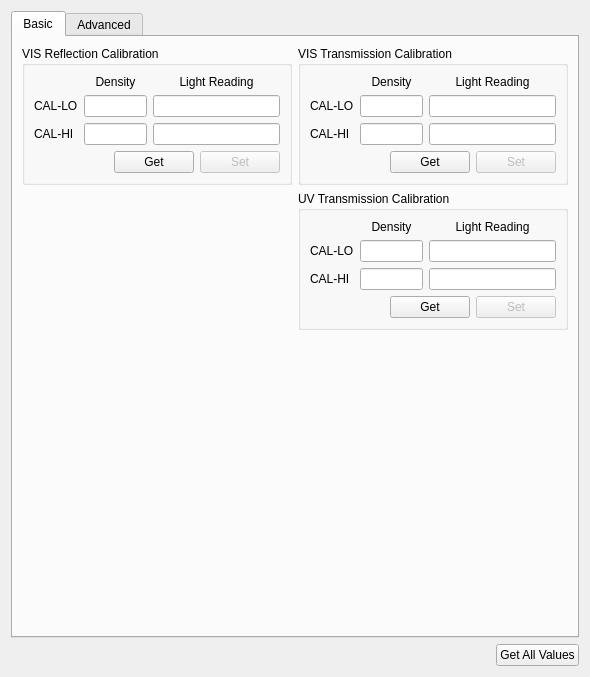
<?xml version="1.0" encoding="UTF-8"?>
<ui version="4.0">
 <class>CalibrationUvVisTab</class>
 <widget class="QWidget" name="CalibrationUvVisTab">
  <property name="geometry">
   <rect>
    <x>0</x>
    <y>0</y>
    <width>590</width>
    <height>677</height>
   </rect>
  </property>
  <property name="sizePolicy">
   <sizepolicy hsizetype="Preferred" vsizetype="Preferred">
    <horstretch>0</horstretch>
    <verstretch>0</verstretch>
   </sizepolicy>
  </property>
  <property name="minimumSize">
   <size>
    <width>0</width>
    <height>0</height>
   </size>
  </property>
  <property name="windowTitle">
   <string>Form</string>
  </property>
  <layout class="QVBoxLayout" name="verticalLayout_3">
   <item>
    <widget class="QTabWidget" name="tabWidget">
     <property name="currentIndex">
      <number>0</number>
     </property>
     <widget class="QWidget" name="basicTab">
      <attribute name="title">
       <string>Basic</string>
      </attribute>
      <layout class="QGridLayout" name="gridLayout_2" columnstretch="1,1">
       <item row="1" column="1">
        <widget class="QGroupBox" name="tranUvGroupBox">
         <property name="title">
          <string>UV Transmission Calibration</string>
         </property>
         <layout class="QVBoxLayout" name="verticalLayout_13">
          <item>
           <layout class="QGridLayout" name="gridLayout_9" columnstretch="0,1,2">
            <item row="1" column="2">
             <widget class="QLineEdit" name="tranUvLoReadingLineEdit"/>
            </item>
            <item row="2" column="2">
             <widget class="QLineEdit" name="tranUvHiReadingLineEdit"/>
            </item>
            <item row="1" column="0">
             <widget class="QLabel" name="tranUvLoLabel">
              <property name="text">
               <string>CAL-LO</string>
              </property>
             </widget>
            </item>
            <item row="2" column="1">
             <widget class="QLineEdit" name="tranUvHiDensityLineEdit">
              <property name="sizePolicy">
               <sizepolicy hsizetype="Expanding" vsizetype="Fixed">
                <horstretch>0</horstretch>
                <verstretch>0</verstretch>
               </sizepolicy>
              </property>
             </widget>
            </item>
            <item row="2" column="0">
             <widget class="QLabel" name="tranUvHiLabel">
              <property name="text">
               <string>CAL-HI</string>
              </property>
             </widget>
            </item>
            <item row="1" column="1">
             <widget class="QLineEdit" name="tranUvLoDensityLineEdit">
              <property name="sizePolicy">
               <sizepolicy hsizetype="Expanding" vsizetype="Fixed">
                <horstretch>0</horstretch>
                <verstretch>0</verstretch>
               </sizepolicy>
              </property>
              <property name="text">
               <string/>
              </property>
              <property name="readOnly">
               <bool>true</bool>
              </property>
             </widget>
            </item>
            <item row="0" column="1">
             <widget class="QLabel" name="tranUvDensityLabel">
              <property name="text">
               <string>Density</string>
              </property>
              <property name="alignment">
               <set>Qt::AlignmentFlag::AlignCenter</set>
              </property>
             </widget>
            </item>
            <item row="0" column="2">
             <widget class="QLabel" name="tranUvReadingLabel">
              <property name="text">
               <string>Light Reading</string>
              </property>
              <property name="alignment">
               <set>Qt::AlignmentFlag::AlignCenter</set>
              </property>
             </widget>
            </item>
           </layout>
          </item>
          <item>
           <layout class="QHBoxLayout" name="horizontalLayout_12">
            <item>
             <spacer name="horizontalSpacer_15">
              <property name="orientation">
               <enum>Qt::Orientation::Horizontal</enum>
              </property>
              <property name="sizeHint" stdset="0">
               <size>
                <width>40</width>
                <height>20</height>
               </size>
              </property>
             </spacer>
            </item>
            <item>
             <widget class="QPushButton" name="tranUvGetPushButton">
              <property name="text">
               <string>Get</string>
              </property>
             </widget>
            </item>
            <item>
             <widget class="QPushButton" name="tranUvSetPushButton">
              <property name="enabled">
               <bool>false</bool>
              </property>
              <property name="text">
               <string>Set</string>
              </property>
             </widget>
            </item>
           </layout>
          </item>
         </layout>
        </widget>
       </item>
       <item row="0" column="0">
        <widget class="QGroupBox" name="reflGroupBox">
         <property name="title">
          <string>VIS Reflection Calibration</string>
         </property>
         <layout class="QVBoxLayout" name="verticalLayout_9">
          <item>
           <layout class="QGridLayout" name="gridLayout_6" columnstretch="0,1,2">
            <item row="1" column="2">
             <widget class="QLineEdit" name="reflLoReadingLineEdit"/>
            </item>
            <item row="2" column="2">
             <widget class="QLineEdit" name="reflHiReadingLineEdit"/>
            </item>
            <item row="1" column="0">
             <widget class="QLabel" name="reflLoLabel">
              <property name="text">
               <string>CAL-LO</string>
              </property>
             </widget>
            </item>
            <item row="2" column="1">
             <widget class="QLineEdit" name="reflHiDensityLineEdit"/>
            </item>
            <item row="2" column="0">
             <widget class="QLabel" name="reflHiLabel">
              <property name="text">
               <string>CAL-HI</string>
              </property>
             </widget>
            </item>
            <item row="1" column="1">
             <widget class="QLineEdit" name="reflLoDensityLineEdit">
              <property name="text">
               <string/>
              </property>
             </widget>
            </item>
            <item row="0" column="1">
             <widget class="QLabel" name="reflDensityLabel">
              <property name="text">
               <string>Density</string>
              </property>
              <property name="alignment">
               <set>Qt::AlignmentFlag::AlignCenter</set>
              </property>
             </widget>
            </item>
            <item row="0" column="2">
             <widget class="QLabel" name="reflReadingLabel">
              <property name="text">
               <string>Light Reading</string>
              </property>
              <property name="alignment">
               <set>Qt::AlignmentFlag::AlignCenter</set>
              </property>
             </widget>
            </item>
           </layout>
          </item>
          <item>
           <layout class="QHBoxLayout" name="horizontalLayout_10">
            <item>
             <spacer name="horizontalSpacer_10">
              <property name="orientation">
               <enum>Qt::Orientation::Horizontal</enum>
              </property>
              <property name="sizeHint" stdset="0">
               <size>
                <width>40</width>
                <height>20</height>
               </size>
              </property>
             </spacer>
            </item>
            <item>
             <widget class="QPushButton" name="reflGetPushButton">
              <property name="text">
               <string>Get</string>
              </property>
             </widget>
            </item>
            <item>
             <widget class="QPushButton" name="reflSetPushButton">
              <property name="enabled">
               <bool>false</bool>
              </property>
              <property name="text">
               <string>Set</string>
              </property>
             </widget>
            </item>
           </layout>
          </item>
         </layout>
        </widget>
       </item>
       <item row="0" column="1">
        <widget class="QGroupBox" name="tranGroupBox">
         <property name="title">
          <string>VIS Transmission Calibration</string>
         </property>
         <layout class="QVBoxLayout" name="verticalLayout_10">
          <item>
           <layout class="QGridLayout" name="gridLayout_7" columnstretch="0,1,2">
            <item row="1" column="2">
             <widget class="QLineEdit" name="tranLoReadingLineEdit"/>
            </item>
            <item row="2" column="2">
             <widget class="QLineEdit" name="tranHiReadingLineEdit"/>
            </item>
            <item row="1" column="0">
             <widget class="QLabel" name="tranLoLabel">
              <property name="text">
               <string>CAL-LO</string>
              </property>
             </widget>
            </item>
            <item row="2" column="1">
             <widget class="QLineEdit" name="tranHiDensityLineEdit"/>
            </item>
            <item row="2" column="0">
             <widget class="QLabel" name="tranHiLabel">
              <property name="text">
               <string>CAL-HI</string>
              </property>
             </widget>
            </item>
            <item row="1" column="1">
             <widget class="QLineEdit" name="tranLoDensityLineEdit">
              <property name="text">
               <string/>
              </property>
              <property name="readOnly">
               <bool>true</bool>
              </property>
             </widget>
            </item>
            <item row="0" column="1">
             <widget class="QLabel" name="tranDensityLabel">
              <property name="text">
               <string>Density</string>
              </property>
              <property name="alignment">
               <set>Qt::AlignmentFlag::AlignCenter</set>
              </property>
             </widget>
            </item>
            <item row="0" column="2">
             <widget class="QLabel" name="tranReadingLabel">
              <property name="text">
               <string>Light Reading</string>
              </property>
              <property name="alignment">
               <set>Qt::AlignmentFlag::AlignCenter</set>
              </property>
             </widget>
            </item>
           </layout>
          </item>
          <item>
           <layout class="QHBoxLayout" name="horizontalLayout_11">
            <item>
             <spacer name="horizontalSpacer_11">
              <property name="orientation">
               <enum>Qt::Orientation::Horizontal</enum>
              </property>
              <property name="sizeHint" stdset="0">
               <size>
                <width>40</width>
                <height>20</height>
               </size>
              </property>
             </spacer>
            </item>
            <item>
             <widget class="QPushButton" name="tranGetPushButton">
              <property name="text">
               <string>Get</string>
              </property>
             </widget>
            </item>
            <item>
             <widget class="QPushButton" name="tranSetPushButton">
              <property name="enabled">
               <bool>false</bool>
              </property>
              <property name="text">
               <string>Set</string>
              </property>
             </widget>
            </item>
           </layout>
          </item>
         </layout>
        </widget>
       </item>
       <item row="2" column="1">
        <spacer name="verticalSpacer_2">
         <property name="orientation">
          <enum>Qt::Orientation::Vertical</enum>
         </property>
         <property name="sizeHint" stdset="0">
          <size>
           <width>20</width>
           <height>40</height>
          </size>
         </property>
        </spacer>
       </item>
      </layout>
     </widget>
     <widget class="QWidget" name="advancedTab">
      <attribute name="title">
       <string>Advanced</string>
      </attribute>
      <layout class="QVBoxLayout" name="verticalLayout_2">
       <item>
        <layout class="QHBoxLayout" name="horizontalLayout_3">
         <item>
          <widget class="QGroupBox" name="gainGroupBox">
           <property name="sizePolicy">
            <sizepolicy hsizetype="Minimum" vsizetype="Minimum">
             <horstretch>0</horstretch>
             <verstretch>0</verstretch>
            </sizepolicy>
           </property>
           <property name="minimumSize">
            <size>
             <width>200</width>
             <height>200</height>
            </size>
           </property>
           <property name="title">
            <string>Gain Calibration</string>
           </property>
           <layout class="QVBoxLayout" name="verticalLayout_11">
            <item>
             <layout class="QHBoxLayout" name="horizontalLayout_2">
              <item>
               <widget class="QPushButton" name="gainAutoCalPushButton">
                <property name="text">
                 <string>Auto Calibration</string>
                </property>
               </widget>
              </item>
              <item>
               <widget class="QPushButton" name="gainFilterCalPushButton">
                <property name="text">
                 <string>Filter Calibration</string>
                </property>
               </widget>
              </item>
             </layout>
            </item>
            <item>
             <widget class="QTableWidget" name="gainTableWidget">
              <property name="sizePolicy">
               <sizepolicy hsizetype="Expanding" vsizetype="MinimumExpanding">
                <horstretch>0</horstretch>
                <verstretch>0</verstretch>
               </sizepolicy>
              </property>
              <property name="minimumSize">
               <size>
                <width>0</width>
                <height>0</height>
               </size>
              </property>
              <property name="sizeAdjustPolicy">
               <enum>QAbstractScrollArea::SizeAdjustPolicy::AdjustIgnored</enum>
              </property>
              <property name="alternatingRowColors">
               <bool>true</bool>
              </property>
              <attribute name="horizontalHeaderVisible">
               <bool>false</bool>
              </attribute>
              <attribute name="horizontalHeaderStretchLastSection">
               <bool>true</bool>
              </attribute>
              <row>
               <property name="text">
                <string>0.5x</string>
               </property>
              </row>
              <row>
               <property name="text">
                <string>1x</string>
               </property>
              </row>
              <row>
               <property name="text">
                <string>2x</string>
               </property>
              </row>
              <row>
               <property name="text">
                <string>4x</string>
               </property>
              </row>
              <row>
               <property name="text">
                <string>8x</string>
               </property>
              </row>
              <row>
               <property name="text">
                <string>16x</string>
               </property>
              </row>
              <row>
               <property name="text">
                <string>32x</string>
               </property>
              </row>
              <row>
               <property name="text">
                <string>64x</string>
               </property>
              </row>
              <row>
               <property name="text">
                <string>128x</string>
               </property>
              </row>
              <row>
               <property name="text">
                <string>256x</string>
               </property>
              </row>
              <column>
               <property name="text">
                <string>Value</string>
               </property>
              </column>
             </widget>
            </item>
            <item>
             <layout class="QHBoxLayout" name="horizontalLayout_17">
              <item>
               <spacer name="horizontalSpacer_12">
                <property name="orientation">
                 <enum>Qt::Orientation::Horizontal</enum>
                </property>
                <property name="sizeHint" stdset="0">
                 <size>
                  <width>40</width>
                  <height>20</height>
                 </size>
                </property>
               </spacer>
              </item>
              <item>
               <widget class="QPushButton" name="gainGetPushButton">
                <property name="text">
                 <string>Get</string>
                </property>
               </widget>
              </item>
              <item>
               <widget class="QPushButton" name="gainSetPushButton">
                <property name="enabled">
                 <bool>false</bool>
                </property>
                <property name="text">
                 <string>Set</string>
                </property>
               </widget>
              </item>
             </layout>
            </item>
           </layout>
          </widget>
         </item>
         <item>
          <widget class="QGroupBox" name="tempGroupBox">
           <property name="title">
            <string>Temperature Calibration</string>
           </property>
           <layout class="QVBoxLayout" name="verticalLayout">
            <item>
             <widget class="QPushButton" name="tempCalPushButton">
              <property name="text">
               <string>Calibration Tool</string>
              </property>
             </widget>
            </item>
            <item>
             <widget class="QTableWidget" name="tempTableWidget">
              <property name="sizePolicy">
               <sizepolicy hsizetype="Expanding" vsizetype="Fixed">
                <horstretch>0</horstretch>
                <verstretch>0</verstretch>
               </sizepolicy>
              </property>
              <property name="sizeAdjustPolicy">
               <enum>QAbstractScrollArea::SizeAdjustPolicy::AdjustToContents</enum>
              </property>
              <property name="alternatingRowColors">
               <bool>true</bool>
              </property>
              <attribute name="verticalHeaderStretchLastSection">
               <bool>false</bool>
              </attribute>
              <row>
               <property name="text">
                <string>B0</string>
               </property>
              </row>
              <row>
               <property name="text">
                <string>B1</string>
               </property>
              </row>
              <row>
               <property name="text">
                <string>B2</string>
               </property>
              </row>
              <column>
               <property name="text">
                <string>VIS</string>
               </property>
              </column>
              <column>
               <property name="text">
                <string>UV</string>
               </property>
              </column>
             </widget>
            </item>
            <item>
             <spacer name="verticalSpacer">
              <property name="orientation">
               <enum>Qt::Orientation::Vertical</enum>
              </property>
              <property name="sizeHint" stdset="0">
               <size>
                <width>20</width>
                <height>40</height>
               </size>
              </property>
             </spacer>
            </item>
            <item>
             <layout class="QHBoxLayout" name="horizontalLayout">
              <item>
               <spacer name="horizontalSpacer">
                <property name="orientation">
                 <enum>Qt::Orientation::Horizontal</enum>
                </property>
                <property name="sizeHint" stdset="0">
                 <size>
                  <width>40</width>
                  <height>20</height>
                 </size>
                </property>
               </spacer>
              </item>
              <item>
               <widget class="QPushButton" name="tempGetPushButton">
                <property name="text">
                 <string>Get</string>
                </property>
               </widget>
              </item>
              <item>
               <widget class="QPushButton" name="tempSetPushButton">
                <property name="enabled">
                 <bool>false</bool>
                </property>
                <property name="text">
                 <string>Set</string>
                </property>
               </widget>
              </item>
             </layout>
            </item>
           </layout>
          </widget>
         </item>
        </layout>
       </item>
       <item>
        <spacer name="verticalSpacer_3">
         <property name="orientation">
          <enum>Qt::Orientation::Vertical</enum>
         </property>
         <property name="sizeHint" stdset="0">
          <size>
           <width>20</width>
           <height>271</height>
          </size>
         </property>
        </spacer>
       </item>
      </layout>
     </widget>
    </widget>
   </item>
   <item>
    <layout class="QHBoxLayout" name="horizontalLayout_19">
     <item>
      <spacer name="horizontalSpacer_14">
       <property name="orientation">
        <enum>Qt::Orientation::Horizontal</enum>
       </property>
       <property name="sizeType">
        <enum>QSizePolicy::Policy::Expanding</enum>
       </property>
       <property name="sizeHint" stdset="0">
        <size>
         <width>40</width>
         <height>20</height>
        </size>
       </property>
      </spacer>
     </item>
     <item>
      <widget class="QPushButton" name="calGetAllPushButton">
       <property name="text">
        <string>Get All Values</string>
       </property>
      </widget>
     </item>
    </layout>
   </item>
  </layout>
 </widget>
 <tabstops>
  <tabstop>tabWidget</tabstop>
  <tabstop>reflLoDensityLineEdit</tabstop>
  <tabstop>reflLoReadingLineEdit</tabstop>
  <tabstop>reflHiDensityLineEdit</tabstop>
  <tabstop>reflHiReadingLineEdit</tabstop>
  <tabstop>reflGetPushButton</tabstop>
  <tabstop>reflSetPushButton</tabstop>
  <tabstop>tranLoDensityLineEdit</tabstop>
  <tabstop>tranLoReadingLineEdit</tabstop>
  <tabstop>tranHiDensityLineEdit</tabstop>
  <tabstop>tranHiReadingLineEdit</tabstop>
  <tabstop>tranGetPushButton</tabstop>
  <tabstop>tranSetPushButton</tabstop>
  <tabstop>tranUvLoDensityLineEdit</tabstop>
  <tabstop>tranUvLoReadingLineEdit</tabstop>
  <tabstop>tranUvHiDensityLineEdit</tabstop>
  <tabstop>tranUvHiReadingLineEdit</tabstop>
  <tabstop>tranUvGetPushButton</tabstop>
  <tabstop>tranUvSetPushButton</tabstop>
  <tabstop>gainAutoCalPushButton</tabstop>
  <tabstop>gainFilterCalPushButton</tabstop>
  <tabstop>gainTableWidget</tabstop>
  <tabstop>gainGetPushButton</tabstop>
  <tabstop>gainSetPushButton</tabstop>
  <tabstop>tempCalPushButton</tabstop>
  <tabstop>tempTableWidget</tabstop>
  <tabstop>tempGetPushButton</tabstop>
  <tabstop>tempSetPushButton</tabstop>
  <tabstop>calGetAllPushButton</tabstop>
 </tabstops>
 <resources/>
 <connections/>
</ui>
